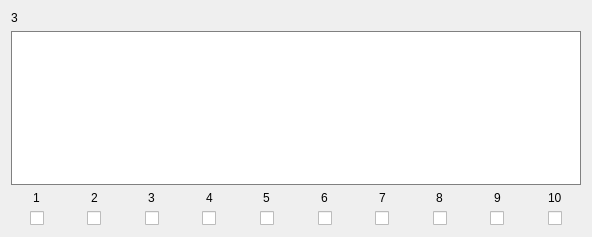
            <widget class="QWidget" name="scrollAreaWidgetContents_153">
             <property name="geometry">
              <rect>
               <x>0</x>
               <y>0</y>
               <width>592</width>
               <height>237</height>
              </rect>
             </property>
             <layout class="QVBoxLayout" name="verticalLayout_101">
              <item>
               <widget class="QLabel" name="Name_3">
                <property name="text">
                 <string>3</string>
                </property>
               </widget>
              </item>
              <item>
               <widget class="QTextEdit" name="Text_3">
                <property name="styleSheet">
                 <string notr="true">border: 1px solid gray</string>
                </property>
               </widget>
              </item>
              <item>
               <layout class="QHBoxLayout" name="horizontalLayout_25">
                <property name="bottomMargin">
                 <number>0</number>
                </property>
                <item>
                 <layout class="QVBoxLayout" name="verticalLayout_233">
                  <property name="rightMargin">
                   <number>0</number>
                  </property>
                  <property name="bottomMargin">
                   <number>0</number>
                  </property>
                  <item alignment="Qt::AlignHCenter">
                   <widget class="QLabel" name="label_212">
                    <property name="text">
                     <string>1</string>
                    </property>
                   </widget>
                  </item>
                  <item alignment="Qt::AlignHCenter">
                   <widget class="QCheckBox" name="Check_3_1">
                    <property name="text">
                     <string/>
                    </property>
                   </widget>
                  </item>
                 </layout>
                </item>
                <item>
                 <layout class="QVBoxLayout" name="verticalLayout_234">
                  <property name="rightMargin">
                   <number>0</number>
                  </property>
                  <property name="bottomMargin">
                   <number>0</number>
                  </property>
                  <item alignment="Qt::AlignHCenter">
                   <widget class="QLabel" name="label_213">
                    <property name="text">
                     <string>2</string>
                    </property>
                   </widget>
                  </item>
                  <item alignment="Qt::AlignHCenter">
                   <widget class="QCheckBox" name="Check_3_2">
                    <property name="text">
                     <string/>
                    </property>
                   </widget>
                  </item>
                 </layout>
                </item>
                <item>
                 <layout class="QVBoxLayout" name="verticalLayout_235">
                  <property name="rightMargin">
                   <number>0</number>
                  </property>
                  <property name="bottomMargin">
                   <number>0</number>
                  </property>
                  <item alignment="Qt::AlignHCenter">
                   <widget class="QLabel" name="label_214">
                    <property name="text">
                     <string>3</string>
                    </property>
                   </widget>
                  </item>
                  <item alignment="Qt::AlignHCenter">
                   <widget class="QCheckBox" name="Check_3_3">
                    <property name="text">
                     <string/>
                    </property>
                   </widget>
                  </item>
                 </layout>
                </item>
                <item>
                 <layout class="QVBoxLayout" name="verticalLayout_236">
                  <property name="rightMargin">
                   <number>0</number>
                  </property>
                  <property name="bottomMargin">
                   <number>0</number>
                  </property>
                  <item alignment="Qt::AlignHCenter">
                   <widget class="QLabel" name="label_215">
                    <property name="text">
                     <string>4</string>
                    </property>
                   </widget>
                  </item>
                  <item alignment="Qt::AlignHCenter">
                   <widget class="QCheckBox" name="Check_3_4">
                    <property name="text">
                     <string/>
                    </property>
                   </widget>
                  </item>
                 </layout>
                </item>
                <item>
                 <layout class="QVBoxLayout" name="verticalLayout_237">
                  <property name="rightMargin">
                   <number>0</number>
                  </property>
                  <property name="bottomMargin">
                   <number>0</number>
                  </property>
                  <item alignment="Qt::AlignHCenter">
                   <widget class="QLabel" name="label_216">
                    <property name="text">
                     <string>5</string>
                    </property>
                   </widget>
                  </item>
                  <item alignment="Qt::AlignHCenter">
                   <widget class="QCheckBox" name="Check_3_5">
                    <property name="text">
                     <string/>
                    </property>
                   </widget>
                  </item>
                 </layout>
                </item>
                <item>
                 <layout class="QVBoxLayout" name="verticalLayout_238">
                  <property name="rightMargin">
                   <number>0</number>
                  </property>
                  <property name="bottomMargin">
                   <number>0</number>
                  </property>
                  <item alignment="Qt::AlignHCenter">
                   <widget class="QLabel" name="label_217">
                    <property name="text">
                     <string>6</string>
                    </property>
                   </widget>
                  </item>
                  <item alignment="Qt::AlignHCenter">
                   <widget class="QCheckBox" name="Check_3_6">
                    <property name="text">
                     <string/>
                    </property>
                   </widget>
                  </item>
                 </layout>
                </item>
                <item>
                 <layout class="QVBoxLayout" name="verticalLayout_239">
                  <property name="rightMargin">
                   <number>0</number>
                  </property>
                  <property name="bottomMargin">
                   <number>0</number>
                  </property>
                  <item alignment="Qt::AlignHCenter">
                   <widget class="QLabel" name="label_218">
                    <property name="text">
                     <string>7</string>
                    </property>
                   </widget>
                  </item>
                  <item alignment="Qt::AlignHCenter">
                   <widget class="QCheckBox" name="Check_3_7">
                    <property name="text">
                     <string/>
                    </property>
                   </widget>
                  </item>
                 </layout>
                </item>
                <item>
                 <layout class="QVBoxLayout" name="verticalLayout_240">
                  <property name="rightMargin">
                   <number>0</number>
                  </property>
                  <property name="bottomMargin">
                   <number>0</number>
                  </property>
                  <item alignment="Qt::AlignHCenter">
                   <widget class="QLabel" name="label_219">
                    <property name="text">
                     <string>8</string>
                    </property>
                   </widget>
                  </item>
                  <item alignment="Qt::AlignHCenter">
                   <widget class="QCheckBox" name="Check_3_8">
                    <property name="text">
                     <string/>
                    </property>
                   </widget>
                  </item>
                 </layout>
                </item>
                <item>
                 <layout class="QVBoxLayout" name="verticalLayout_241">
                  <property name="rightMargin">
                   <number>0</number>
                  </property>
                  <property name="bottomMargin">
                   <number>0</number>
                  </property>
                  <item alignment="Qt::AlignHCenter">
                   <widget class="QLabel" name="label_220">
                    <property name="text">
                     <string>9</string>
                    </property>
                   </widget>
                  </item>
                  <item alignment="Qt::AlignHCenter">
                   <widget class="QCheckBox" name="Check_3_9">
                    <property name="text">
                     <string/>
                    </property>
                   </widget>
                  </item>
                 </layout>
                </item>
                <item>
                 <layout class="QVBoxLayout" name="verticalLayout_242">
                  <property name="rightMargin">
                   <number>0</number>
                  </property>
                  <property name="bottomMargin">
                   <number>0</number>
                  </property>
                  <item alignment="Qt::AlignHCenter">
                   <widget class="QLabel" name="label_221">
                    <property name="text">
                     <string>10</string>
                    </property>
                   </widget>
                  </item>
                  <item alignment="Qt::AlignHCenter">
                   <widget class="QCheckBox" name="Check_3_10">
                    <property name="text">
                     <string/>
                    </property>
                   </widget>
                  </item>
                 </layout>
                </item>
               </layout>
              </item>
             </layout>
            </widget>
